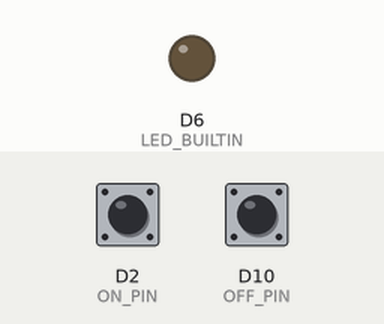
This sketch was run on a simulated Arduino MKR. On the bench: output pins drawn as LEDs (lit = HIGH). Inputs (shaded band) come from the test bench; at power-on: D2 (ON_PIN) HIGH, D10 (OFF_PIN) HIGH. WiFi joins after 1.5 s; servers stay silent unless stated.

Above: at 2.7 s.
2.8 s: D2 (ON_PIN) pulled LOW for 0.15 s
At 2.95 s:
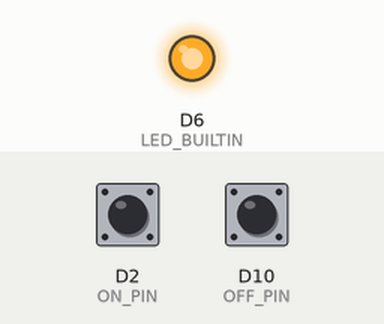
4.6 s: D2 (ON_PIN) pulled LOW for 3.2 s
At 9.1 s:
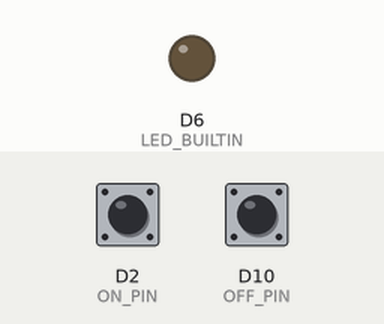
9.4 s: D10 (OFF_PIN) pulled LOW for 3.2 s
At 10.4 s:
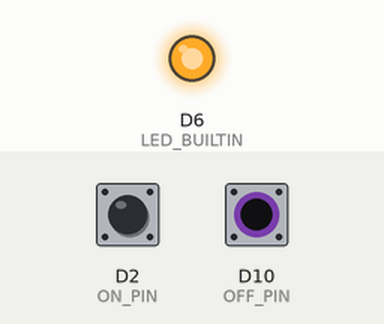
Timing chart, 0 to 14.2 s (numbered marks = the images above; inputs shaded):
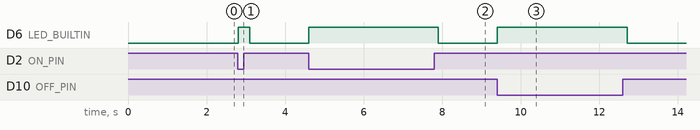

Measured:
- after the input at 2.8 s, D6 (LED_BUILTIN): LOW → HIGH at once, → LOW 0.30 s later
- after the input at 4.6 s, D6 (LED_BUILTIN): LOW → HIGH at once, → LOW 3.3 s later
- after the input at 9.4 s, D6 (LED_BUILTIN): LOW → HIGH at once, → LOW 3.3 s later

The sketch:

SmartThingsSwitch.ino
```cpp
#include "secrets.h"

#include <WiFiNINA.h>

#define ON_PIN 2
#define OFF_PIN 10

#define ST_SERVER "api.smartthings.com"
#define SSL_PORT 443

#define CONNECT_WAIT_SECONDS 10
uint64_t timer = 0;

WiFiSSLClient client;

const char ALL_ON[] = "93c62696-9736-46a2-b7f9-80743479a8d6";
const char ALL_OFF[] = "0ed3da72-dc00-484a-b960-429ff357e949";

void setup() {
  pinMode(LED_BUILTIN, OUTPUT);
  pinMode(ON_PIN, INPUT_PULLUP);
  pinMode(OFF_PIN, INPUT_PULLUP);
  //Serial.begin(9600); //Serial.println();
  WiFi.begin(WIFI_SSID, WIFI_PASSWORD);
}

void toggleDevice(const char * device) {
  client.connect(ST_SERVER, SSL_PORT);
  client.print("POST /v1/devices/");
  client.print(device);
  client.println("/commands HTTP/1.1");
  client.print("Accept: ");
  client.println("application/json");
  client.println("Content-Type: application/json");
  client.print("Content-Length: ");
  client.println(72);
  client.print("Host: ");
  client.println(ST_SERVER);
  client.println("User-Agent: Arduino/1.0");
  client.print("Authorization: Bearer ");
  client.println(SMARTTHINGS_TOKEN);
  client.println("Connection: close");
  client.println();
  client.println("{\"commands\":[{\"component\":\"main\",\"capability\":\"switch\",\"command\":\"on\"}]}");
  client.println();
}

void loop() {
  if (WiFi.status() != WL_CONNECTED) {
    if (millis() - timer >= 1000 * CONNECT_WAIT_SECONDS) {
      timer = millis();
      WiFi.begin(WIFI_SSID, WIFI_PASSWORD);
    }
    digitalWrite(LED_BUILTIN, !(digitalRead(LED_BUILTIN)));
    delay(250);
  } else {
    digitalWrite(LED_BUILTIN, false);
    if (!digitalRead(ON_PIN)) {
      digitalWrite(LED_BUILTIN, true);
      toggleDevice(ALL_ON);
    }
    if (!digitalRead(OFF_PIN)) {
      digitalWrite(LED_BUILTIN, true);
      toggleDevice(ALL_OFF);
    }
    /*while (client.available()) {
      char c = client.read();
      Serial.write(c);
    }*/
    delay(100);
  }
}
```

secrets.example.h
```cpp
#define WIFI_SSID ""
#define WIFI_PASSWORD ""

#define SMARTTHINGS_TOKEN ""
```
